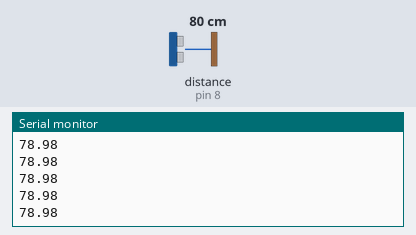
The sketch below on a simulated Arduino Uno, built with avr-gcc and run on an emulated ATmega328P. Shown: the last lines printed to the serial monitor. Wiring (inferred from the names in the program): ultrasonic range finder: trigger pin 7; echo pin 8. The test bench sets the inputs (shaded band); at power-on: distance to the obstacle (sensor on pin 8) 80 cm. The echo pulse lasts 58.3 µs per cm.

Above: at 1.2 s.
1.3 s: distance to the obstacle (sensor on pin 8) set to 2 cm
At 2.4 s:
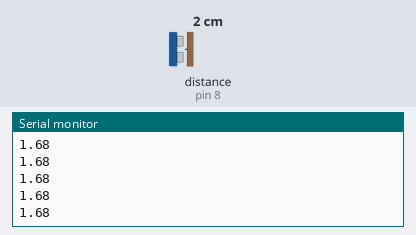
2.8 s: distance to the obstacle (sensor on pin 8) set to 4 cm
At 3.6 s:
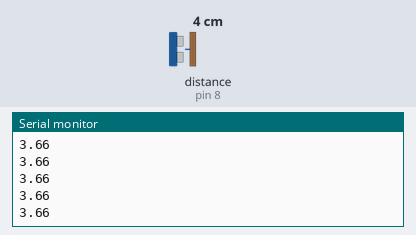
Timing chart, 0 to 5.8 s (numbered marks = the images above; inputs shaded):
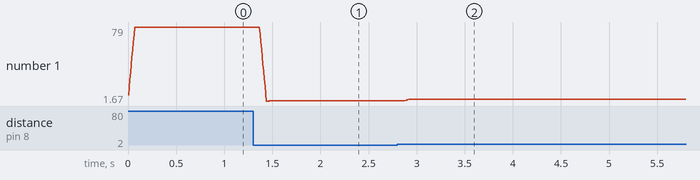

The sketch:

Distance.ino
```cpp
/*
Name:		Sketch2.ino
Created:	2/24/2018 5:01:20 PM
Author:	M.Mohsen
*/
const int trig = 7;
const int echo = 8;
long duration;

float distance[10];
int i = 0;

float average(float distance[10]){
	float sum = 0;
	for (int i = 0; i < 10; i++)
	{
		sum += distance[i];
	}
	return sum / 10.0;
}
// the setup function runs once when you press reset or power the board
void setup() {
	Serial.begin(9600);
	pinMode(trig, OUTPUT);
	pinMode(echo, INPUT);
}

// the loop function runs over and over again until power down or reset
void loop() {
	digitalWrite(trig, LOW);
	delayMicroseconds(2);

	digitalWrite(trig, HIGH);
	delayMicroseconds(10);
	digitalWrite(trig, LOW);

	duration = pulseIn(echo, HIGH);

	distance[i] = duration * (0.034 / 2);
	i++;

	Serial.println(average(distance));

	i = (i == 10) ? 0 : i;
}
```

Measured:
- after the input at 1.3 s, the serial monitor: prints a new line after 0.07 s (image 1)
- after the input at 2.8 s, the serial monitor: prints a new line after 0.07 s (image 2)
- plotted number 1: 78.98 → 1.68 after the input at 1.3 s, 1.68 → 3 after the input at 2.8 s
